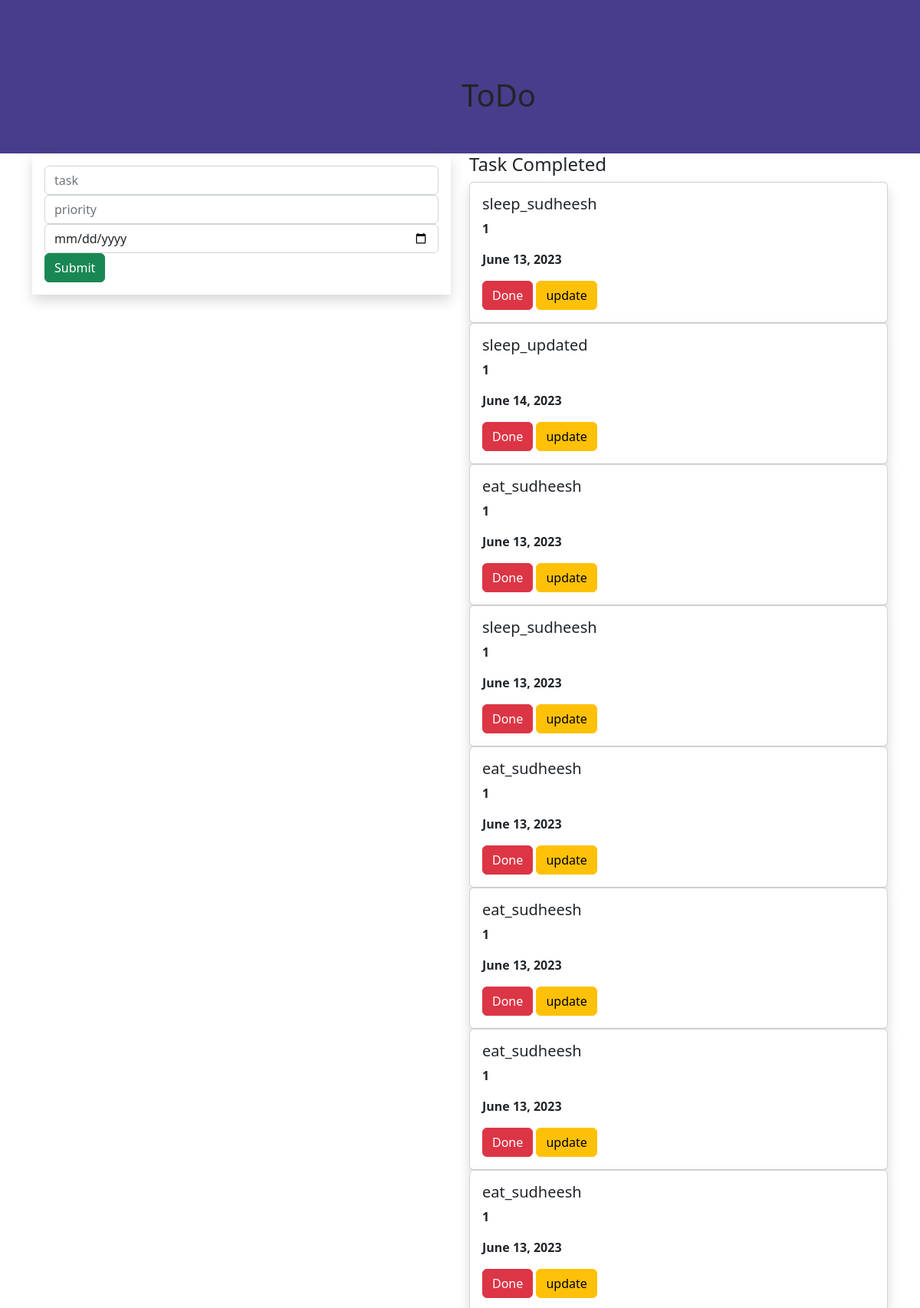
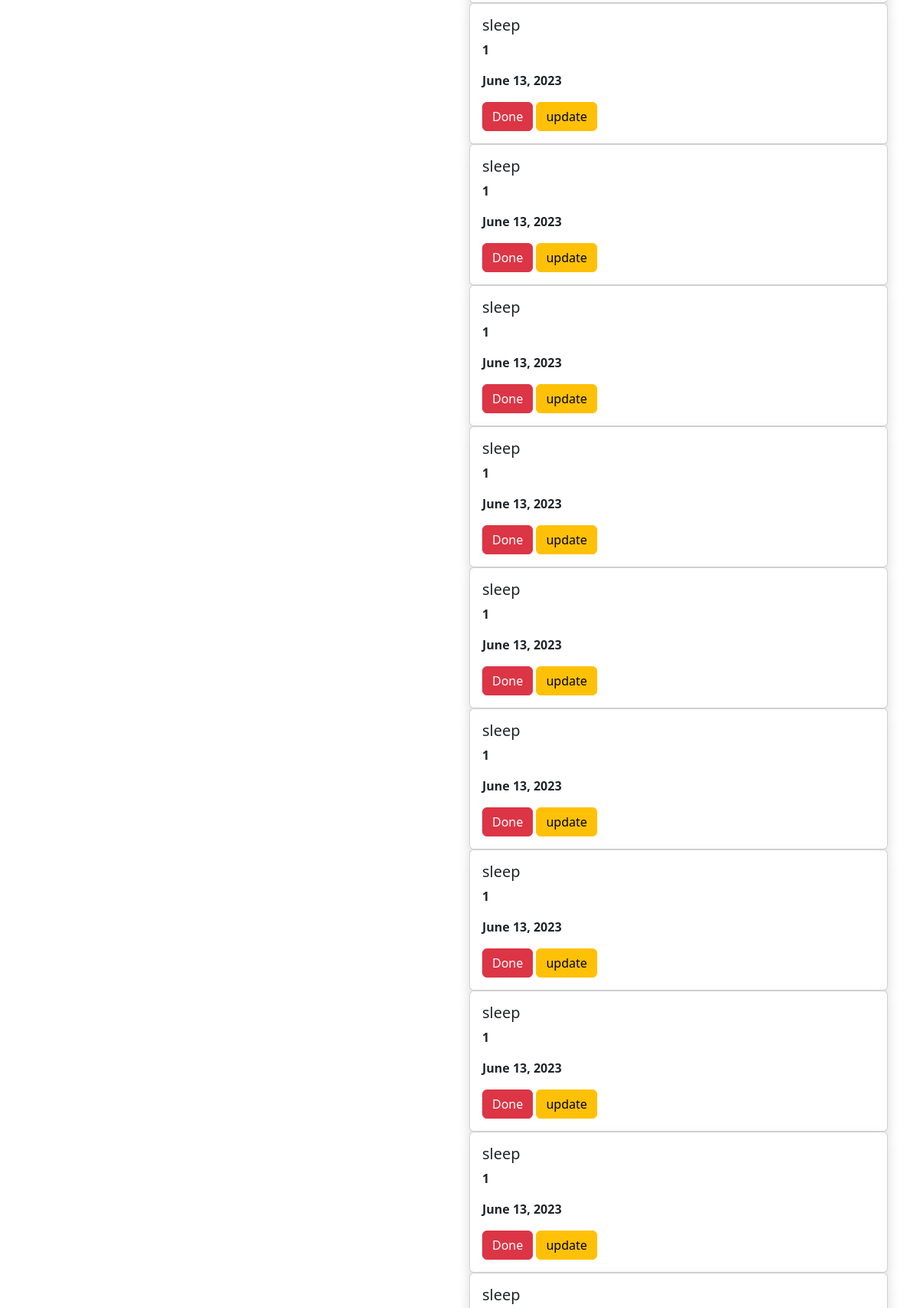
The page / (upper part) on the database its author committed (2 pictures, top to bottom).
### core_app/models.py (models this page shows, shortened)
class Task(models.Model):
    name = models.CharField(max_length=255)
    priority = models.IntegerField()
    date = models.DateField(default=timezone.now)

### core_app/views.py (the view)
# urls.py: path("", views.index, name="index"),
def index(request):
    task1 = Task.objects.all()
    if request.method == 'POST':
        name = request.POST.get('task', '')
        priority = request.POST.get('priority', '')
        date = request.POST.get('date', '')
        task = Task(name=name, priority=priority, date=date)
        task.save()
    return render(request, 'core/index.html', {'task1': task1})

### core_app/templates/core/index.html (shortened to what this page needs)
{% extends 'core/base.html' %}
{% block content %}
<div class="container-fluid">
    <div class="row">
        <div class="banner">
            <div class="banner-text">
                <h1> ToDo</h1>
            </div>
        </div>
    </div>
</div>
    <div class="container">
        <div class="row">
            <div class="col-md-6">
                <form method="post" class="p-3 shadow">
                    <div class="form-group">
                        <input type="text" class="form-control" name="task" placeholder="task" >
                    </div>
                    <div class="form-group">
                        <input type="text" class="form-control" name="priority" placeholder="priority">
                    </div>
                    <div class="form-group">
                        <input type="date" class="form-control" name="date" placeholder="date">
                    </div>
                    <input type="submit" class="btn btn-success">
                </form>
            </div>
            <div class="col-md-6">
                <h4>Task Completed</h4>
                {% for i in task1 %}
                    <div class="shadow card">
                        <div class="card-body">
                            <h5 class="card-title">{{i.name}}</h5>
                            <p><b>{{i.priority}}</b></p>
                            <p><b>{{i.date}}</b></p>
                            <a class="btn btn-danger" href="{% url 'core_app:delete' i.id %}">Done</a>
                            <a class="btn btn-warning" href="{% url 'core_app:update' i.id %}">update</a>
                        </div>
                    </div>
                {% endfor %}
            </div>
        </div>
    </div>
{% endblock %}

### core_app/templates/core/base.html (shortened to what this page needs)
{% load static %}
<!DOCTYPE html>
<html lang="en">
<head>
  <link rel="stylesheet" href="https://cdn.jsdelivr.net/npm/bootstrap@5.2.3/dist/css/bootstrap.min.css">
  <link rel="stylesheet" href="{%static 'style.css' %}">
</head>
<body>
{% block content %}{% endblock %}
</body>
</html>

### static/style.css (style rules this page uses)
.banner { background-color:darkslateblue; width:100%; height:200px; }
.banner-text { margin-top:100px; margin-left:590px; position:absolute; transform:transform; }

### rows shown on the page
Task: name "sleep_sudheesh", priority "1", date "June 13, 2023"
Task: name "sleep_updated", priority "1", date "June 14, 2023"
Task: name "eat_sudheesh", priority "1", date "June 13, 2023"
Task: name "sleep_sudheesh", priority "1", date "June 13, 2023"
Task: name "eat_sudheesh", priority "1", date "June 13, 2023"
Task: name "eat_sudheesh", priority "1", date "June 13, 2023"
Task: name "eat_sudheesh", priority "1", date "June 13, 2023"
Task: name "eat_sudheesh", priority "1", date "June 13, 2023"
Task: name "sleep", priority "1", date "June 13, 2023"
Task: name "sleep", priority "1", date "June 13, 2023"
Task: name "sleep", priority "1", date "June 13, 2023"
Task: name "sleep", priority "1", date "June 13, 2023"
Task: name "sleep", priority "1", date "June 13, 2023"
Task: name "sleep", priority "1", date "June 13, 2023"
Task: name "sleep", priority "1", date "June 13, 2023"
Task: name "sleep", priority "1", date "June 13, 2023"
Task: name "sleep", priority "1", date "June 13, 2023"
Task: name "sleep"
